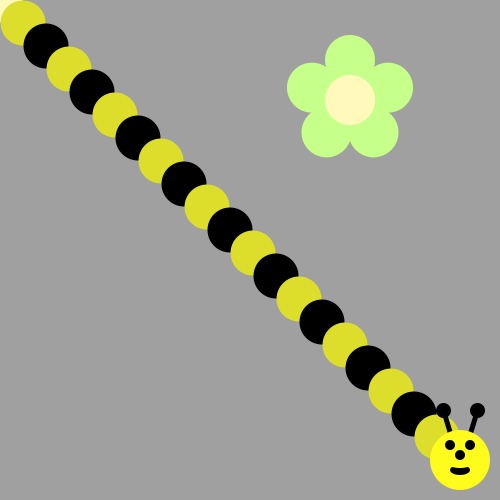
Frame 1 (no input)
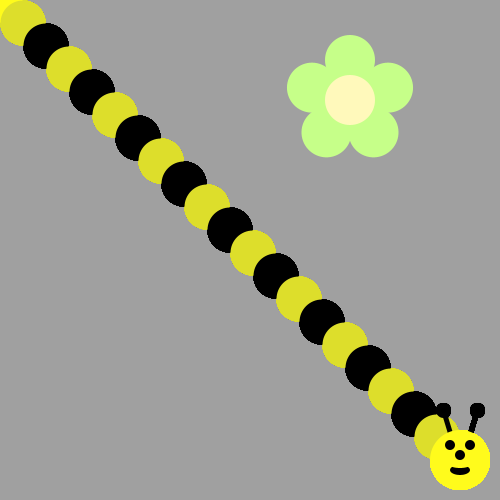
Frame 60 (the mouse pressed at the canvas centre just before this capture)
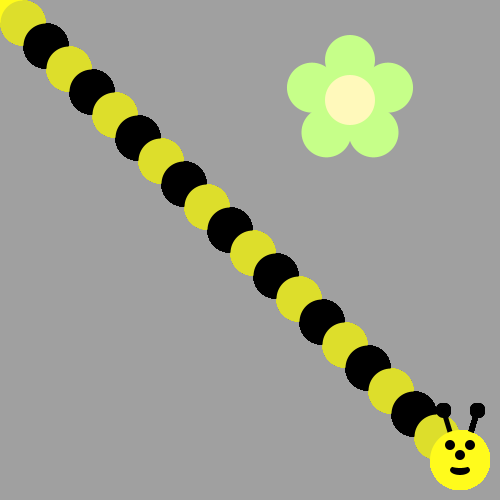
Frame 120 (the mouse held since frame 60 and released just before this capture)

The Processing sketch that drew these frames (run headless with seeded random() and noise(); from frame 60 on, the mouse is pressed at the canvas centre):

// Processing sketch: bumble_bee
// ── bumble_bee.pde

void setup() {
     ellipseMode(CENTER);
     size(500, 500);
     background(160, 160, 160);
     drawFlower(350, 100);
}

void draw() {
  
// First run the program and you should see a flower.  
  
  
/* Then, use a loop to make a body for the Bee! 
(see the image on the recipe, it's a diagonal line of circles)
Use remainder to make the colors alternate between yellow and black
*/
for(int y=0;y<20;y++){
ellipse((y*23),(y*23),45,45);
  if(y % 2==0){
    fill(#DDDE2B);
    
  }else{
    fill(#000000);
  }
  
  
}


/*
Now put his head on using drawBeeFace(x,y)
*/
drawBeeFace(20*23,20*23);
}

/**************   Use these methods but  DON'T CHANGE THE CODE BELOW  **************/

void drawFlower(int x, int y) {
     noStroke();
     translate(x, y);
     // draw 5 petals, rotating after each one
     fill(#c6ff89);      // green
      for (int i = 0; i < 5; i++) {
           ellipse(0, -40, 50, 50);
          rotate(radians(72));
     }
     fill(#fff9bb); // light yellow
     ellipse(0, 0, 50, 50);
} 
void drawBeeFace(int BeeFaceX, int BeeFaceY) {
     noStroke();
     fill(0, 0, 0);
     stroke(1);
     strokeWeight(5);
     line(BeeFaceX-10, BeeFaceY-27, BeeFaceX-17, BeeFaceY-50);
     line(BeeFaceX+10, BeeFaceY-27, BeeFaceX+17, BeeFaceY-50);
     ellipse(BeeFaceX-17, BeeFaceY-50, 10, 10);
     ellipse(BeeFaceX+17, BeeFaceY-50, 10, 10);
     noStroke();
     fill(255, 251, 28);
     ellipse(BeeFaceX, BeeFaceY, 60, 60); // face
     fill(255, 237, 209);
     fill(0,0,0);
      ellipse(BeeFaceX-10, BeeFaceY-15, 10, 10); // eyes
     ellipse(BeeFaceX+10, BeeFaceY-15, 10, 10);
      ellipse(BeeFaceX, BeeFaceY-5, 10, 10); // nose
      ellipse(BeeFaceX, BeeFaceY+10, 20, 10);// mouth
     fill(255, 251, 28);
     ellipse(BeeFaceX, BeeFaceY+5, 20, 6);
}
